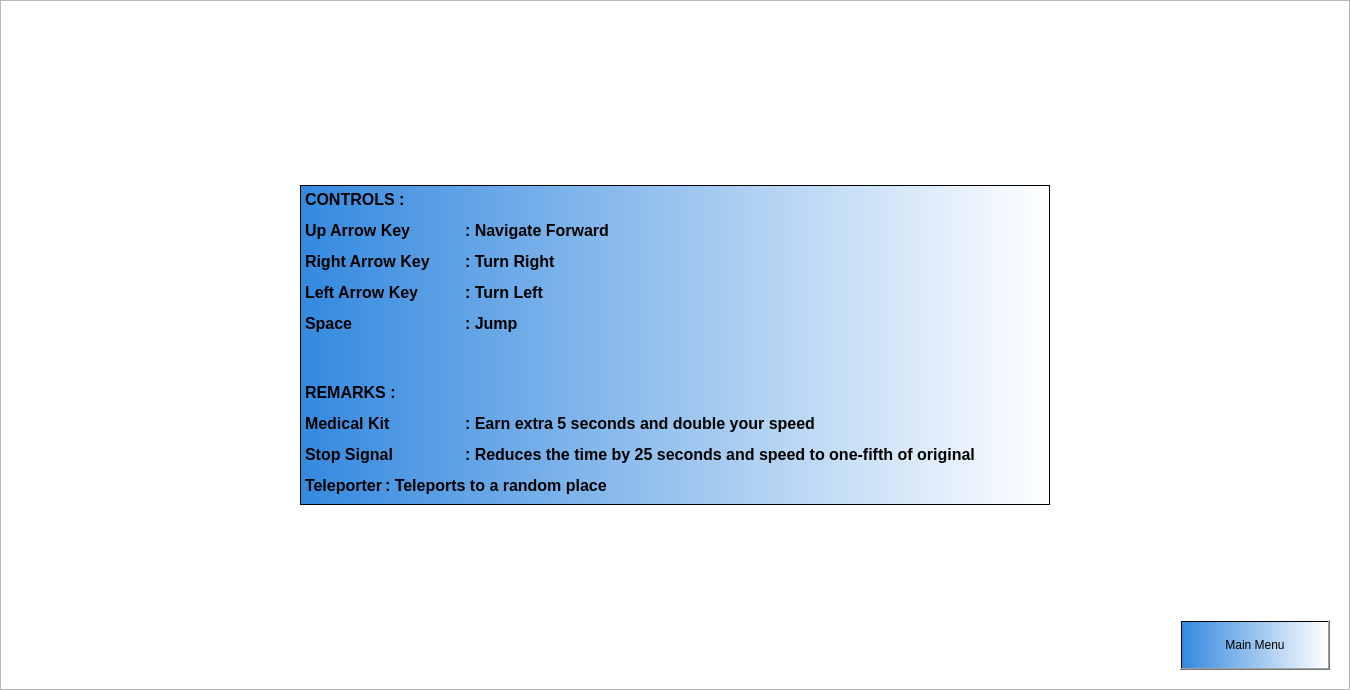
<?xml version="1.0" encoding="UTF-8"?>
<ui version="4.0">
 <class>Instructions</class>
 <widget class="QDialog" name="Instructions">
  <property name="geometry">
   <rect>
    <x>0</x>
    <y>0</y>
    <width>1350</width>
    <height>690</height>
   </rect>
  </property>
  <property name="windowTitle">
   <string>Dialog</string>
  </property>
  <widget class="QGraphicsView" name="graphicsView">
   <property name="geometry">
    <rect>
     <x>0</x>
     <y>0</y>
     <width>1350</width>
     <height>690</height>
    </rect>
   </property>
   <property name="styleSheet">
    <string notr="true">border-image: url(:/new/prefix1/Quad_bike_desktop-wallpaper_4.jpg);</string>
   </property>
  </widget>
  <widget class="QPushButton" name="pushButton">
   <property name="geometry">
    <rect>
     <x>1180</x>
     <y>620</y>
     <width>150</width>
     <height>50</height>
    </rect>
   </property>
   <property name="styleSheet">
    <string notr="true">font: 75 16pt &quot;Comic Sans MS&quot;;
background-color: qlineargradient(spread:pad, x1:0, y1:0, x2:1, y2:0, stop:0 rgba(52, 137, 223, 255), stop:1 rgba(255, 255, 255, 255));</string>
   </property>
   <property name="text">
    <string>Main Menu</string>
   </property>
  </widget>
  <widget class="QTextBrowser" name="textBrowser">
   <property name="geometry">
    <rect>
     <x>300</x>
     <y>185</y>
     <width>750</width>
     <height>320</height>
    </rect>
   </property>
   <property name="styleSheet">
    <string notr="true">background-color: qlineargradient(spread:pad, x1:0, y1:0, x2:1, y2:0, stop:0 rgba(52, 137, 223, 255), stop:1 rgba(255, 255, 255, 255));</string>
   </property>
   <property name="html">
    <string>&lt;!DOCTYPE HTML PUBLIC &quot;-//W3C//DTD HTML 4.0//EN&quot; &quot;http://www.w3.org/TR/REC-html40/strict.dtd&quot;&gt;
&lt;html&gt;&lt;head&gt;&lt;meta name=&quot;qrichtext&quot; content=&quot;1&quot; /&gt;&lt;style type=&quot;text/css&quot;&gt;
p, li { white-space: pre-wrap; }
&lt;/style&gt;&lt;/head&gt;&lt;body style=&quot; font-family:'MS Shell Dlg 2'; font-size:8.25pt; font-weight:400; font-style:normal;&quot;&gt;
&lt;p style=&quot; margin-top:12px; margin-bottom:12px; margin-left:0px; margin-right:0px; -qt-block-indent:0; text-indent:0px;&quot;&gt;&lt;span style=&quot; font-size:12pt; font-weight:600; color:#000000;&quot;&gt;CONTROLS :&lt;/span&gt;&lt;/p&gt;
&lt;p style=&quot; margin-top:12px; margin-bottom:12px; margin-left:0px; margin-right:0px; -qt-block-indent:0; text-indent:0px;&quot;&gt;&lt;span style=&quot; font-size:12pt; font-weight:600; color:#000000;&quot;&gt;Up Arrow Key	: Navigate Forward&lt;/span&gt;&lt;/p&gt;
&lt;p style=&quot; margin-top:12px; margin-bottom:12px; margin-left:0px; margin-right:0px; -qt-block-indent:0; text-indent:0px;&quot;&gt;&lt;span style=&quot; font-size:12pt; font-weight:600; color:#000000;&quot;&gt;Right Arrow Key	: Turn Right&lt;/span&gt;&lt;/p&gt;
&lt;p style=&quot; margin-top:12px; margin-bottom:12px; margin-left:0px; margin-right:0px; -qt-block-indent:0; text-indent:0px;&quot;&gt;&lt;span style=&quot; font-size:12pt; font-weight:600; color:#000000;&quot;&gt;Left Arrow Key	: Turn Left&lt;/span&gt;&lt;/p&gt;
&lt;p style=&quot; margin-top:12px; margin-bottom:12px; margin-left:0px; margin-right:0px; -qt-block-indent:0; text-indent:0px;&quot;&gt;&lt;span style=&quot; font-size:12pt; font-weight:600; color:#000000;&quot;&gt;Space		: Jump&lt;/span&gt;&lt;/p&gt;
&lt;p style=&quot; margin-top:12px; margin-bottom:12px; margin-left:0px; margin-right:0px; -qt-block-indent:0; text-indent:0px;&quot;&gt;&lt;span style=&quot; font-size:8pt;&quot;&gt;&lt;br /&gt;&lt;/span&gt;&lt;/p&gt;
&lt;p style=&quot; margin-top:12px; margin-bottom:12px; margin-left:0px; margin-right:0px; -qt-block-indent:0; text-indent:0px;&quot;&gt;&lt;span style=&quot; font-size:12pt; font-weight:600; color:#000000;&quot;&gt;REMARKS :&lt;/span&gt;&lt;/p&gt;
&lt;p style=&quot; margin-top:12px; margin-bottom:12px; margin-left:0px; margin-right:0px; -qt-block-indent:0; text-indent:0px;&quot;&gt;&lt;span style=&quot; font-size:12pt; font-weight:600; color:#000000;&quot;&gt;Medical Kit	: Earn extra 5 seconds and double your speed&lt;/span&gt;&lt;/p&gt;
&lt;p style=&quot; margin-top:12px; margin-bottom:12px; margin-left:0px; margin-right:0px; -qt-block-indent:0; text-indent:0px;&quot;&gt;&lt;span style=&quot; font-size:12pt; font-weight:600; color:#000000;&quot;&gt;Stop Signal	: Reduces the time by 25 seconds and speed to one-fifth of original&lt;/span&gt;&lt;/p&gt;
&lt;p style=&quot; margin-top:12px; margin-bottom:12px; margin-left:0px; margin-right:0px; -qt-block-indent:0; text-indent:0px;&quot;&gt;&lt;span style=&quot; font-size:12pt; font-weight:600; color:#000000;&quot;&gt;Teleporter	: Teleports to a random place&lt;/span&gt;&lt;/p&gt;&lt;/body&gt;&lt;/html&gt;</string>
   </property>
  </widget>
 </widget>
 <resources/>
 <connections/>
</ui>
